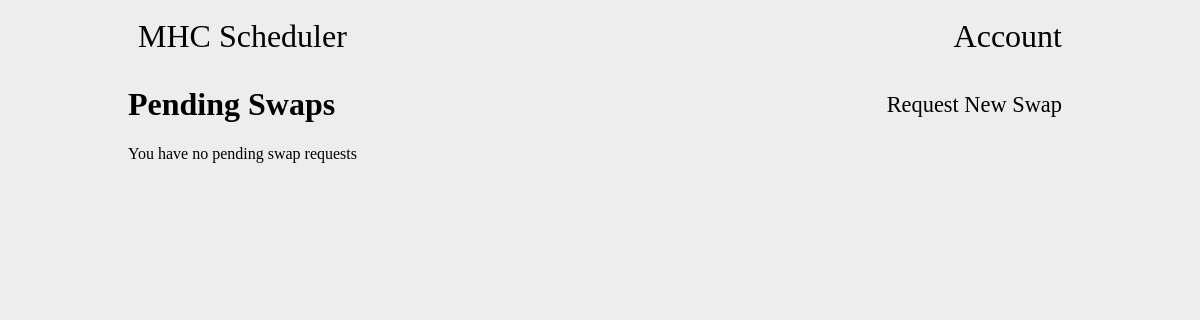
/account (signed in), run on an earlier commit of the app's database.
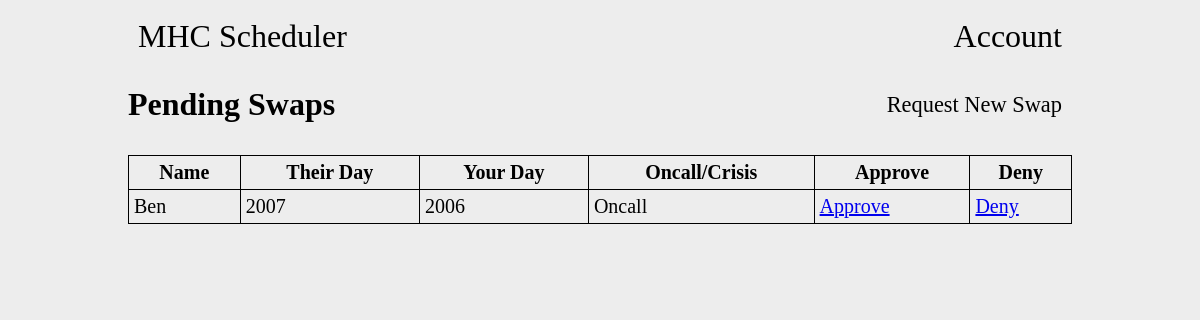
And on a later commit of the database.
### tables this page shows
CREATE TABLE requests (id INTEGER, day1 INTEGER, day2 INTEGER, approved_by INTEGER, crisis bool, approved tinyint, timestamp varchar(255), PRIMARY KEY(id), FOREIGN KEY (day1) REFERENCES days(id), FOREIGN KEY (day2) REFERENCES days(id), FOREIGN KEY (approved_by) REFERENCES people(id));

CREATE TABLE people (id INTEGER NOT NULL, name varchar(255) NOT NULL, days bit(5) NOT NULL, total_days tinyint NOT NULL, admin bool NOT NULL, diff int NOT NULL, password varchar(255), email varchar(255), number INTEGER, provider INTEGER, PRIMARY KEY (id));

CREATE TABLE days (id INTEGER NOT NULL, person_id INTEGER NOT NULL, date VARCHAR(255) NOT NULL, crisis_id INTEGER, completed bool, PRIMARY KEY(id), FOREIGN KEY (person_id) REFERENCES people(id));

### app.py (the view, shortened to what this page needs)
@app.route("/account", methods=['GET', 'POST'])
def account():
    if session.get("admin") != None:
        adminPerms = session['admin']
        personId = session['user_id']
        if request.method == "POST":
            if not request.form.get("daySelect"):
                return "Empty Field"
            selected_days = request.form.getlist('daySelect')
            if len(selected_days) != 2:
                return "Wrong number of days selected"
            con = sqlite3.connect("main.db")
            con.row_factory = sqlite3.Row
            cur = con.cursor()
            cur.execute("SELECT * FROM days WHERE id = ?", (selected_days[0],))
            dayData = cur.fetchone()
            dayDataList = dict(dayData)
            selfDay = False
            day1Id = 0
            day2Id = 0
            if request.form.get("crisis"):
                if dayDataList['crisis_id'] == personId:
                    selfDay = True
                    day1Id = selected_days[0]
            else:
                if dayDataList['person_id'] == personId:
                    selfDay = True
                    day1Id = selected_days[0]
            cur.execute("SELECT * FROM days WHERE id = ?", (selected_days[1],))
            dayData = cur.fetchone()
            dayDataList = dict(dayData)
            if request.form.get("crisis"): # TODO: Change return statements to return to a error page
                if dayDataList['crisis_id'] == personId:
                    if selfDay:
                        return "Cannot select two days of your own"
                    else:
                        day1Id = selected_days[1]
                        day2Id = selected_days[0]
                else:
                    if selfDay:
                        day2Id = selected_days[1]
                    else:
                        return "One of the days must be your own"
            else:
                if dayDataList['person_id'] == personId:
                    if selfDay:
                        return "Cannot select two days of your own"
                    else:
                        day1Id = selected_days[1]
                        day2Id = selected_days[0]
                else:
                    if selfDay:
                        day2Id = selected_days[1]
                    else:
                        return "One of the days must be your own"
            if request.form.get("crisis"):
                cur.execute("INSERT INTO requests (day1, day2, crisis) VALUES (?,?,1)", (day1Id, day2Id))
            else:
                cur.execute("INSERT INTO requests (day1, day2, crisis) VALUES (?,?,0)", (day1Id, day2Id))
            con.commit()
            con.close()
            return "Something"
        else:
            con = sqlite3.connect("main.db")
            con.row_factory = sqlite3.Row
            cur = con.cursor()
            if request.args.get("swap"):
                cur.execute("SELECT days.id, days.date, p1.name AS p1Name, p2.name AS p2Name FROM days JOIN people p1 ON days.person_id = p1.id JOIN people p2 ON days.crisis_id = p2.id LIMIT 25;")
                rows = cur.fetchall()
                daysData = [dict(row) for row in rows]
                con.close()
                return render_template("swap.html", days=daysData)
            cur.execute("SELECT requests.id, requests.crisis, d1.date AS day1Name, d2.date AS day2Name, people.name FROM requests JOIN days d1 ON requests.day1 = d1.id JOIN days d2 ON requests.day2 = d2.id JOIN people ON d1.person_id = people.id WHERE day2 IN (SELECT id FROM days WHERE person_id = ? OR crisis_id = ?) AND (approved IS NULL OR approved NOT IN (1,2));", (personId, personId))
            rows = cur.fetchall()
            daysData = [dict(row) for row in rows]
            if adminPerms == 1:
                if request.args.get("pending"):
                    cur.execute("SELECT requests.id, requests.crisis, d1.date AS day1Name, d2.date AS day2Name, people.name FROM requests JOIN days d1 ON requests.day1 = d1.id JOIN days d2 ON requests.day2 = d2.id JOIN people ON d1.person_id = people.id WHERE (approved IS NULL OR approved NOT IN (1,2));")
                    rows = cur.fetchall()
                    pendingData = [dict(row) for row in rows]
                    con.close()
                    return render_template('admin.html', days=daysData, pendingSwaps=pendingData)
                elif request.args.get("suspicious"):
                    cur.execute("SELECT suspicious.type, suspicious.details, suspicious.timestamp, people.name FROM suspicious JOIN people ON suspicious.person_id = people.id LIMIT 25;")
                    rows = cur.fetchall()
                    suspiciousData = [dict(row) for row in rows]
                    con.close()
                    return render_template('admin.html', days=daysData, suspicious=suspiciousData)
                elif request.args.get("swapHistory"):
                    cur.execute("SELECT requests.id, requests.crisis, d1.date AS day1Name, d2.date AS day2Name, people.name, requests.approved, requests.timestamp FROM requests JOIN days d1 ON requests.day1 = d1.id JOIN days d2 ON requests.day2 = d2.id JOIN people ON d1.person_id = people.id WHERE approved IN (1,2);")
                    rows = cur.fetchall()
                    swapHistory = [dict(row) for row in rows]
                    con.close()
                    return render_template('admin.html', days=daysData, swapHistory=swapHistory)
                elif request.args.get("oncallHistory"):
                    cur.execute("SELECT days.date, p1.name AS person1, p2.name AS person2 FROM days JOIN people p1 ON days.person_id = p1.id JOIN people p2 ON days.crisis_id = p2.id WHERE completed = 1 LIMIT 25;")
                    rows = cur.fetchall()
                    oncallHistory = [dict(row) for row in rows]
                    con.close()
                    return render_template('admin.html', days=daysData, oncallHistory=oncallHistory)
                con.close()
                return render_template('admin.html', days=daysData)
            else:
                con.close()
                return render_template('user.html', days=daysData)
    else:
        return redirect("/")

### app.py (called while the page is built)
@app.after_request
def add_header(response):
    response.headers["Cache-Control"] = "no-store, no-cache, must-revalidate, post-check=0, pre-check=0, max-age=0"
    response.headers["Pragma"] = "no-cache"
    response.headers["Expires"] = "0"
    return response

### templates/user.html (shortened to what this page needs)
{% extends "base.html" %}
{% block body %}
<nav>
    <a href="./">MHC Scheduler</a>
    <a href="signin">Account</a>
</nav>
<main>
    <div class="userSubnav">
        <h1>Pending Swaps</h1>
        <a href="?swap=0">Request New Swap</a>
    </div>
    {% if days|length > 0 %}
    <table>
        <tr>
            <th>Name</th>
            <th>Their Day</th>
            <th>Your Day</th>
            <th>Oncall/Crisis</th>
            <th>Approve</th>
            <th>Deny</th>
        </tr>
        {% for day in days %}
        <tr>
            <td>{{ day['name'] }}</td>
            <td>{{ day['day1Name'] }}</td>
            <td>{{ day['day2Name'] }}</td>
            {% if day['crisis'] == 0 %}
            <td>Oncall</td>
            {% else %}
            <td>Crisis</td>
            {% endif %}
            <td><a href="?approve={{ day['id'] }}">Approve</a></td>
            <td><a href="?deny={{ day['id'] }}">Deny</a></td>
        </tr>
        {% endfor %}
    </table>
    {% else %}
    You have no pending swap requests
    {% endif %}
</main>
{% endblock %}

What changed in the data, as far as the page shows it:
added requests: name "Ben", day1Name "2007", day2Name "2006", crisis "Oncall"
Also different on the page:
text no longer shown: "You have no pending swap requests"
text now shown: "Name Their Day Your Day Oncall/Crisis Approve Deny"
